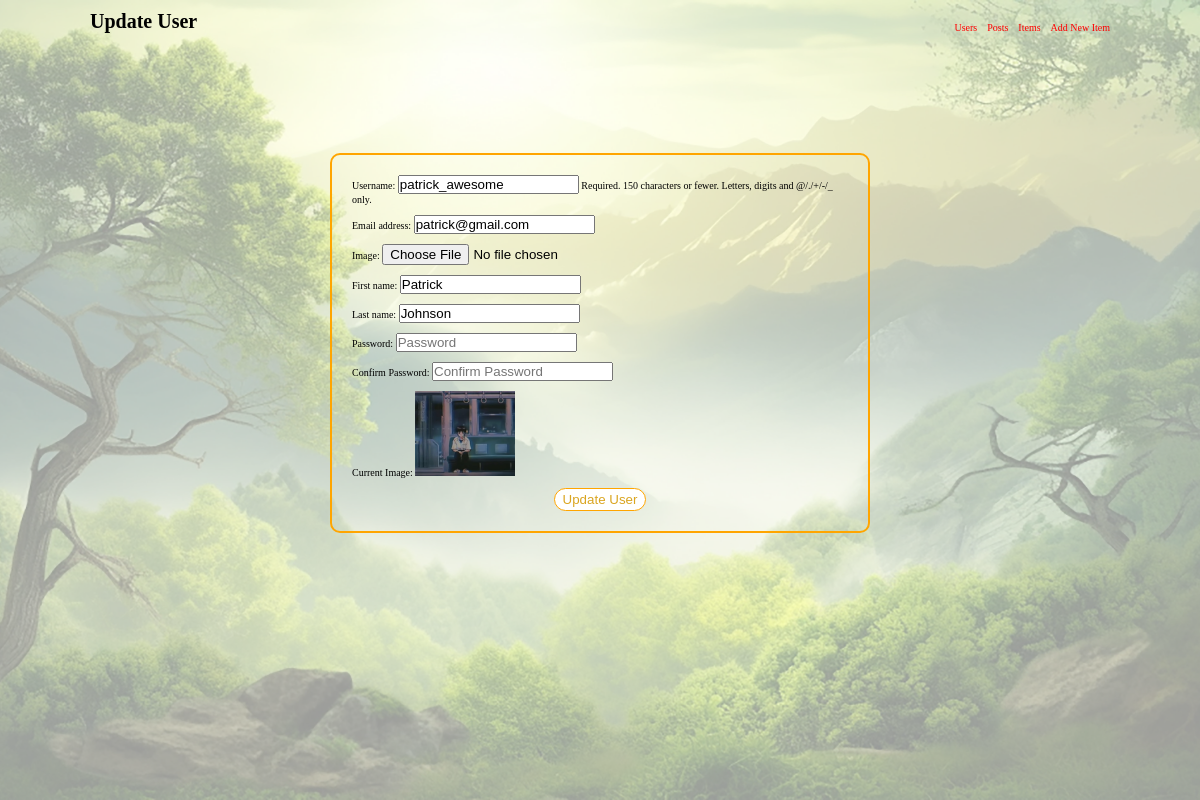
Screenshot of /crud/users/edit/2/ with the database file from the repository.
### crud/models.py (models this page shows)
class CustomUser(AbstractUser):
  image = models.ImageField(upload_to='img/', blank = True, null = True)

### crud/views.py (the view)
# urls.py: path("users/edit/<int:id>/", views.update_user, name="users_edit")
def update_user(request, id):
    user = get_object_or_404(CustomUser, pk=id)
    if request.method == 'POST':
        form = CustomUserForm(request.POST, request.FILES, instance=user)
        if form.is_valid():
            form.save()
            return redirect('users')  # Redirect to a page showing the updated list of users
    else:
        form = CustomUserForm(instance=user)
    return render(request, 'update_user.html', {'form': form, 'user': user})

### crud/forms.py (shortened to what this page needs)
class CustomUserForm(forms.ModelForm):
    password = forms.CharField(
        label="Password",
        widget=forms.PasswordInput(attrs={'class': 'form-control', 'placeholder': 'Password'}),
    )
    password_confirm = forms.CharField(
        label="Confirm Password",
        widget=forms.PasswordInput(attrs={'class': 'form-control', 'placeholder': 'Confirm Password'}),
    )
    class Meta:
        model = CustomUser
        fields = ['username', 'email', 'image', 'first_name', 'last_name', 'password']
        widgets = {
            'username': forms.TextInput(attrs={'class': 'form-control', 'placeholder': 'Username'}),
            'email': forms.EmailInput(attrs={'class': 'form-control', 'placeholder': 'Email'}),
            'first_name': forms.TextInput(attrs={'class': 'form-control', 'placeholder': 'First Name'}),
            'last_name': forms.TextInput(attrs={'class': 'form-control', 'placeholder': 'Last Name'}),
            'image': forms.FileInput(attrs={'class': 'form-control'}),
        }

### templates/update_user.html (shortened to what this page needs)
{% extends 'index.html' %}
{% load static %}
{% block title %} Update User {% endblock %}
{% block content %}
<div class="add-user__wrapper">
  <form method="POST" enctype="multipart/form-data">
    {{ form.as_p }}
    <div>
      <label for="id_image">Current Image:</label>
      {% if user.image %}
        <img src="{{ user.image.url }}" alt="Current Image" style="max-width: 100px; height: auto;" />
      {% else %}
        <p>No image available</p>
      {% endif %}
    </div>
    <button type="submit">Update User</button>
  </form>
</div>
{% endblock %}

### static/css/main.css (style rules this page uses)
* { box-sizing: border-box; margin: 0; padding: 0; }
html { font-size: 10px; }
.add-user__wrapper { padding: 80px 20vw; }
.add-user__wrapper form { border: 2px solid orange; border-radius: 10px; padding: 20px; margin: auto; display: flex; flex-direction: column; gap: 10px; }
.add-user__wrapper form button { margin: auto; outline: none; border: 1px solid orange; border-radius: 20px; width: fit-content; flex-shrink: 0; background-color: white; color: goldenrod; padding: 3px 8px; transition: background-color ease-in-out 0.4s; }

### rows the page displays
CustomUser: username "patrick_awesome", email "patrick@gmail.com", first_name "Patrick", last_name "Johnson", image (picture)
